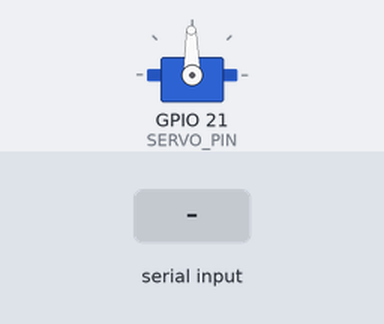
Bench run of a program on a simulated ESP32-S3. On the bench: servo. Wiring (inferred from the names in the program): servo: signal GPIO 21. The test bench sets the inputs (shaded band). Servo pulses on a pin are drawn as a servo (544–2400 µs = 0–180°); what the program prints to the serial monitor is not drawn.

Above: at 1.7 s.
1.8 s: "2\n" received over Serial
Timing chart, 0 to 4.8 s (numbered marks = the images above; inputs shaded):
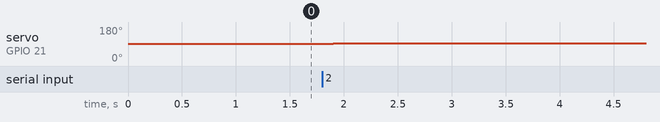

Measured:
- after the input at 1.8 s, servo on GPIO 21 (SERVO_PIN): 91° → 93° after 0.10 s

The program:

main.cpp
```cpp
#include <Arduino.h>
#include <driver/gpio.h>

static constexpr uint8_t SERVO_PIN = 21;
static constexpr float SERVO_MIN_ANGLE = -90.0f;
static constexpr float SERVO_MAX_ANGLE = 90.0f;
static constexpr uint16_t SERVO_MIN_US = 1000;
static constexpr uint16_t SERVO_CENTER_US = 1500;
static constexpr uint16_t SERVO_MAX_US = 2000;
static constexpr uint16_t SERVO_STEP_DELAY_MS = 80;

static float currentAngle = 0.0f;
static volatile uint16_t servoPulseUs = SERVO_CENTER_US;

static void servoTask(void *) {
  TickType_t next = xTaskGetTickCount();
  for (;;) {
    digitalWrite(SERVO_PIN, HIGH);
    delayMicroseconds(servoPulseUs);
    digitalWrite(SERVO_PIN, LOW);
    vTaskDelayUntil(&next, pdMS_TO_TICKS(20));
  }
}

static void writeAngle(float angle) {
  angle = constrain(angle, SERVO_MIN_ANGLE, SERVO_MAX_ANGLE);

  // Quy ước góc cơ khí: -90° = 1 ms, 0° = 1.5 ms, +90° = 2 ms.
  // Nội suy riêng hai nửa giúp giữ đúng tâm khi hiệu chỉnh min/max về sau.
  float pulse;
  if (angle < 0.0f) {
    pulse = SERVO_CENTER_US +
            (SERVO_CENTER_US - SERVO_MIN_US) * angle / 90.0f;
  } else {
    pulse = SERVO_CENTER_US +
            (SERVO_MAX_US - SERVO_CENTER_US) * angle / 90.0f;
  }
  servoPulseUs = (uint16_t)lroundf(pulse);
  currentAngle = angle;
}

static void moveSmooth(float target) {
  target = constrain(target, SERVO_MIN_ANGLE, SERVO_MAX_ANGLE);
  float step = target >= currentAngle ? 1.0f : -1.0f;
  while (fabsf(target - currentAngle) >= 1.0f) {
    writeAngle(currentAngle + step);
    delay(SERVO_STEP_DELAY_MS);
  }
  writeAngle(target);
  delay(30);
  unsigned long measuredUs = pulseIn(SERVO_PIN, HIGH, 30000UL);
  Serial.printf("ANGLE %.0f PWM %lu us\n", currentAngle, measuredUs);
}

void setup() {
  Serial.begin(115200);
  pinMode(SERVO_PIN, OUTPUT);
  gpio_set_direction((gpio_num_t)SERVO_PIN, GPIO_MODE_INPUT_OUTPUT);
  writeAngle(0.0f);
  xTaskCreatePinnedToCore(servoTask, "servo", 2048, nullptr, 2, nullptr, 0);
  delay(500);
  Serial.println("ESP32-S3 SERVO READY GPIO21; enter -90..90 (0=center)");
}

void loop() {
  if (!Serial.available()) return;
  String line = Serial.readStringUntil('\n');
  line.trim();
  if (line.length() == 0) return;
  char *end = nullptr;
  float target = strtof(line.c_str(), &end);
  if (end == line.c_str() || *end != '\0' ||
      target < SERVO_MIN_ANGLE || target > SERVO_MAX_ANGLE) {
    Serial.println("ERR enter angle -90..90 (0=center)");
    return;
  }
  moveSmooth(target);
}
```
